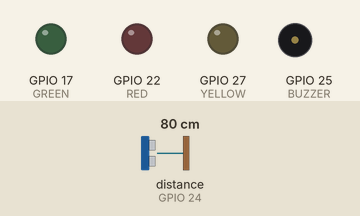
Recording of a program running on a simulated Raspberry Pi (BCM pin numbers). Shown: output pins drawn as LEDs (lit = HIGH), buzzer (waves = sounding, pin HIGH). The inputs (shaded band) are chosen by the test bench; at power-on: distance to the obstacle (sensor on GPIO 24) 80 cm. The echo pulse lasts 58.3 µs per cm; the clock reads 2024-03-15 10:24:30 at power-on unless the program sets it; pins used as bus, display or sensor lines are not drawn; what the program prints to the terminal is not drawn.

Above: at 1.2 s.
1.3 s: distance to the obstacle (sensor on GPIO 24) set to 64 cm
2.8 s: distance to the obstacle (sensor on GPIO 24) set to 57 cm
At 3.3 s:
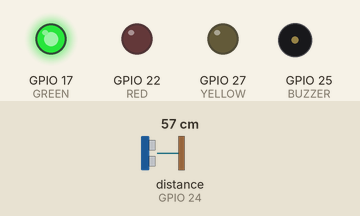
4.4 s: distance to the obstacle (sensor on GPIO 24) set to 24 cm
5.9 s: distance to the obstacle (sensor on GPIO 24) set to 20 cm
At 7.0 s:
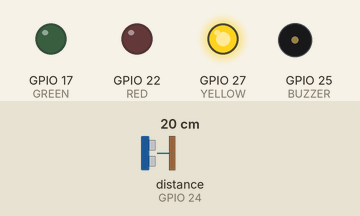
7.4 s: distance to the obstacle (sensor on GPIO 24) set to 2 cm
At 8.2 s:
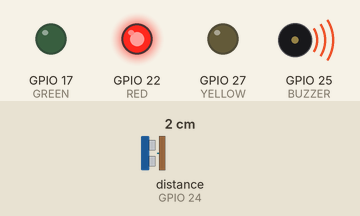
8.9 s: distance to the obstacle (sensor on GPIO 24) set to 250 cm
At 9.5 s:
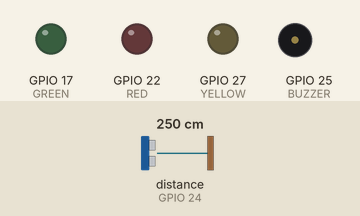
Timing chart, 0 to 11.5 s (numbered marks = the images above; inputs shaded):
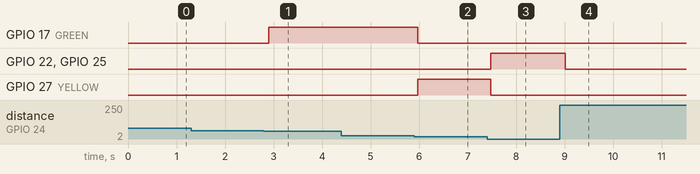

The program:

reverseparksensor.py
```python
#https://www.youtube.com/watch?v=7uo99ODgabQ&feature=emb_title - make light flash or turn on code learnt from here and then modified
#code was sourced from https://www.instructables.com/id/Raspberry-Pi-Park-Sensor/ and modified to meet the needs of the task as there were errors found in the source code.
#view the instructions to the actual build here: https://bndhealtheddies201.wixsite.com/piprojects
#find instructions in folder
import RPi.GPIO as GPIO  #import libraries
import time              #import libraries
GPIO.setwarnings(False)  #getting rid of any warnings that may block the code from running.

GPIO.setmode(GPIO.BCM)   #setting the pinmode to GPIo and we tell it we are  using the BCM GPIO numbers.
TRIG = 23                # We are setting the TRIG on the ultrasonic sensor to port 23
ECHO = 24                # We are setting the ECHO on the ultrasonic sensor to port 24
GREEN = 17               # We are setting the Green Light to port 17
YELLOW = 27              # We are setting the orange Light to port 27
RED = 22                 # We are setting the Red Light to port 22
BUZZER = 25              # We are setting the buzzer to port 25
GPIO.setup(TRIG,GPIO.OUT) # We are setting up the TRIG as an output.
GPIO.setup(ECHO,GPIO.IN)  # We are setting up the ECHO as an input.
GPIO.setup(GREEN,GPIO.OUT)  # We are setting up the green LED as an output
GPIO.setup(YELLOW,GPIO.OUT)  # We are setting up the yellow LED as an output
GPIO.setup(RED,GPIO.OUT)    # We are setting up the red LED as an output
GPIO.setup(BUZZER,GPIO.OUT)  # We are setting up the buzzer  as an output
start = 1                    #declaring a global variable
def no_light ():               #This is what the output should be when  the function is called. This is saying that nothing will turn on.
    GPIO.output(GREEN, GPIO.LOW)   # The green light be  off
    GPIO.output(YELLOW, GPIO.LOW)  # The yellow light be  off.
    GPIO.output(RED, GPIO.LOW)     # The red light will be off.
    GPIO.output(BUZZER, GPIO.LOW)  # The buzzer will be off.

def green_light():                  #This is what the output should be when the function green light is to be run.
    GPIO.output(GREEN, GPIO.HIGH)   # The green light will turn on.
    GPIO.output(YELLOW, GPIO.LOW)   # The yellow light be  off.
    GPIO.output(RED, GPIO.LOW)      # The red light will be off.
    GPIO.output(BUZZER, GPIO.LOW)   # The buzzer will be off.

def yellow_light():                #This is what the output should be when the function yellow light is to be run.
    GPIO.output(GREEN, GPIO.LOW)   # The green light be  off
    GPIO.output(YELLOW, GPIO.HIGH)  # The yellow light will turn on.
    GPIO.output(RED, GPIO.LOW)      # The red light will be off.
    GPIO.output(BUZZER, GPIO.LOW)  # The buzzer will be off.

def red_light():
    GPIO.output(GREEN, GPIO.LOW)     # The green light be  off
    GPIO.output(YELLOW, GPIO.LOW)   #The yellow light be  off.
    GPIO.output(RED, GPIO.HIGH)    # The red light will turn on.
    GPIO.output(BUZZER, GPIO.HIGH)  # The buzzer will turn on and make noises.

def get_distance():      #We are defining a function here called get_distance
    GPIO.output(TRIG, True) #Sets gpio output pin to a high or 1
    time.sleep(0.00001)    #sleeps or waits for 1 micro second
    GPIO.output(TRIG, False)  #Sets gpio output pin to a low or 0
    global start              #In Python, global keyword is used to create a global variable and make changes to the variable in a local context.

    while GPIO.input(ECHO) == False:
        start = time.time()  #this lets the variable start equal time in seconds since epoch, its continuously reset while the echo = false

    while GPIO.input(ECHO) == True:
        end = time.time()    #this lets the variable end equal time in seconds since epoch, its continuously reset while the echo = true

    signal_time = end-start # basic maths variable end minus variable start equals new variable signal_time
    distance = signal_time / 0.000058  # basic maths variable signal_time divided by 0.000058 equals new variable distance
    return distance #A return statement is used to end the execution of the function call and “returns” the result


while True:  #This will happen if ECHO picks something up
    distance = get_distance()
    time.sleep(0.05)
    print("distance")  #when it detects something it will print "distance"

    if distance >= 60: #if the distance is greater than the declared value then the function no_light will run. This means nothing will turn on.
        no_light()

    elif 90 > distance > 23:  #if the distance is between than the declared value then the function no_light will run. This means that function green_light will run.
        green_light()

    elif 22 > distance > 16: #if the distance is between than the declared value then the function no_light will run. This means that function green_light will run.
        yellow_light()

    elif distance <=15: #if the distance is between than the declared value then the function no_light will run. This means that function green_light will run.
        red_light()

    else:              #if there is an issue with anything like sensor not working etc. it will print "error".
        print ("error")
```

Measured:
- the behaviour switches between 60 and 59 cm on distance to the obstacle (sensor on GPIO 24) (found by bisection; images 0 and 1)
- the behaviour switches between 22 and 21 cm on distance to the obstacle (sensor on GPIO 24) (found by bisection; images 1 and 2)
- after the input at 1.3 s, every drawn part: stays the same
- after the input at 2.8 s, GPIO 17 (GREEN): LOW → HIGH after 0.10 s
- after the input at 4.4 s, every drawn part: stays the same
- after the input at 5.9 s, GPIO 17 (GREEN): HIGH → LOW after 0.08 s; GPIO 27 (YELLOW): LOW → HIGH after 0.08 s
- after the input at 7.4 s, GPIO 22 (RED), GPIO 25 (BUZZER): LOW → HIGH after 0.08 s; GPIO 27 (YELLOW): HIGH → LOW after 0.08 s
- after the input at 8.9 s, GPIO 22 (RED), GPIO 25 (BUZZER): HIGH → LOW after 0.11 s
